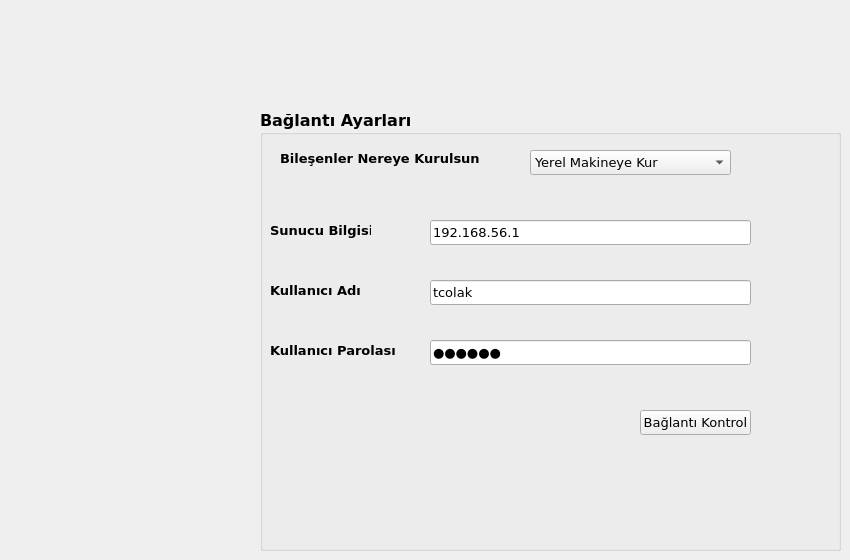
  <widget class="QWidget" name="connect">
   <attribute name="title">
    <string>Bağlantı Ayarları</string>
   </attribute>
   <widget class="QGroupBox" name="connect_server_conf">
    <property name="geometry">
     <rect>
      <x>260</x>
      <y>110</y>
      <width>581</width>
      <height>441</height>
     </rect>
    </property>
    <property name="font">
     <font>
      <family>Bitstream Vera Sans</family>
      <pointsize>12</pointsize>
      <weight>75</weight>
      <italic>false</italic>
      <bold>true</bold>
      <underline>false</underline>
      <strikeout>false</strikeout>
     </font>
    </property>
    <property name="focusPolicy">
     <enum>Qt::NoFocus</enum>
    </property>
    <property name="inputMethodHints">
     <set>Qt::ImhNone</set>
    </property>
    <property name="title">
     <string>Bağlantı Ayarları</string>
    </property>
    <property name="flat">
     <bool>false</bool>
    </property>
    <property name="checkable">
     <bool>false</bool>
    </property>
    <widget class="QLabel" name="label_25">
     <property name="geometry">
      <rect>
       <x>20</x>
       <y>40</y>
       <width>201</width>
       <height>16</height>
      </rect>
     </property>
     <property name="font">
      <font>
       <pointsize>10</pointsize>
      </font>
     </property>
     <property name="text">
      <string>Bileşenler Nereye Kurulsun</string>
     </property>
    </widget>
    <widget class="QComboBox" name="location">
     <property name="geometry">
      <rect>
       <x>270</x>
       <y>40</y>
       <width>201</width>
       <height>25</height>
      </rect>
     </property>
     <property name="font">
      <font>
       <pointsize>10</pointsize>
       <weight>50</weight>
       <bold>false</bold>
      </font>
     </property>
     <item>
      <property name="text">
       <string>Yerel Makineye Kur</string>
      </property>
     </item>
     <item>
      <property name="text">
       <string>Uzak Makineye Kur</string>
      </property>
     </item>
    </widget>
    <widget class="QLabel" name="label_28">
     <property name="geometry">
      <rect>
       <x>10</x>
       <y>230</y>
       <width>131</width>
       <height>20</height>
      </rect>
     </property>
     <property name="font">
      <font>
       <pointsize>10</pointsize>
       <weight>75</weight>
       <bold>true</bold>
      </font>
     </property>
     <property name="text">
      <string>Kullanıcı Parolası</string>
     </property>
    </widget>
    <widget class="QLabel" name="label_27">
     <property name="geometry">
      <rect>
       <x>10</x>
       <y>110</y>
       <width>101</width>
       <height>20</height>
      </rect>
     </property>
     <property name="font">
      <font>
       <pointsize>10</pointsize>
       <weight>75</weight>
       <bold>true</bold>
      </font>
     </property>
     <property name="text">
      <string>Sunucu Bilgisi</string>
     </property>
    </widget>
    <widget class="QLineEdit" name="username">
     <property name="geometry">
      <rect>
       <x>170</x>
       <y>170</y>
       <width>321</width>
       <height>25</height>
      </rect>
     </property>
     <property name="sizePolicy">
      <sizepolicy hsizetype="Expanding" vsizetype="Fixed">
       <horstretch>0</horstretch>
       <verstretch>0</verstretch>
      </sizepolicy>
     </property>
     <property name="minimumSize">
      <size>
       <width>321</width>
       <height>0</height>
      </size>
     </property>
     <property name="font">
      <font>
       <pointsize>10</pointsize>
       <weight>50</weight>
       <bold>false</bold>
      </font>
     </property>
     <property name="text">
      <string>tcolak</string>
     </property>
     <property name="frame">
      <bool>true</bool>
     </property>
    </widget>
    <widget class="QLineEdit" name="user_password">
     <property name="geometry">
      <rect>
       <x>170</x>
       <y>230</y>
       <width>321</width>
       <height>25</height>
      </rect>
     </property>
     <property name="sizePolicy">
      <sizepolicy hsizetype="Expanding" vsizetype="Fixed">
       <horstretch>0</horstretch>
       <verstretch>0</verstretch>
      </sizepolicy>
     </property>
     <property name="minimumSize">
      <size>
       <width>321</width>
       <height>0</height>
      </size>
     </property>
     <property name="font">
      <font>
       <pointsize>10</pointsize>
       <weight>50</weight>
       <bold>false</bold>
      </font>
     </property>
     <property name="text">
      <string>secret</string>
     </property>
     <property name="frame">
      <bool>true</bool>
     </property>
     <property name="echoMode">
      <enum>QLineEdit::Password</enum>
     </property>
    </widget>
    <widget class="QPushButton" name="button_ssh_control">
     <property name="enabled">
      <bool>true</bool>
     </property>
     <property name="geometry">
      <rect>
       <x>380</x>
       <y>300</y>
       <width>111</width>
       <height>25</height>
      </rect>
     </property>
     <property name="sizePolicy">
      <sizepolicy hsizetype="Minimum" vsizetype="Fixed">
       <horstretch>0</horstretch>
       <verstretch>0</verstretch>
      </sizepolicy>
     </property>
     <property name="minimumSize">
      <size>
       <width>111</width>
       <height>0</height>
      </size>
     </property>
     <property name="font">
      <font>
       <pointsize>10</pointsize>
       <weight>50</weight>
       <bold>false</bold>
      </font>
     </property>
     <property name="text">
      <string>Bağlantı Kontrol</string>
     </property>
     <property name="checkable">
      <bool>true</bool>
     </property>
     <property name="checked">
      <bool>false</bool>
     </property>
    </widget>
    <widget class="QLineEdit" name="server_host">
     <property name="geometry">
      <rect>
       <x>170</x>
       <y>110</y>
       <width>321</width>
       <height>25</height>
      </rect>
     </property>
     <property name="sizePolicy">
      <sizepolicy hsizetype="Expanding" vsizetype="Fixed">
       <horstretch>0</horstretch>
       <verstretch>0</verstretch>
      </sizepolicy>
     </property>
     <property name="minimumSize">
      <size>
       <width>321</width>
       <height>0</height>
      </size>
     </property>
     <property name="font">
      <font>
       <pointsize>10</pointsize>
       <weight>50</weight>
       <bold>false</bold>
      </font>
     </property>
     <property name="contextMenuPolicy">
      <enum>Qt::DefaultContextMenu</enum>
     </property>
     <property name="text">
      <string>192.168.56.1</string>
     </property>
     <property name="frame">
      <bool>true</bool>
     </property>
     <property name="echoMode">
      <enum>QLineEdit::Normal</enum>
     </property>
    </widget>
    <widget class="QLabel" name="label_14">
     <property name="geometry">
      <rect>
       <x>10</x>
       <y>170</y>
       <width>101</width>
       <height>20</height>
      </rect>
     </property>
     <property name="font">
      <font>
       <pointsize>10</pointsize>
       <weight>75</weight>
       <bold>true</bold>
      </font>
     </property>
     <property name="text">
      <string>Kullanıcı Adı</string>
     </property>
    </widget>
   </widget>
  </widget>
